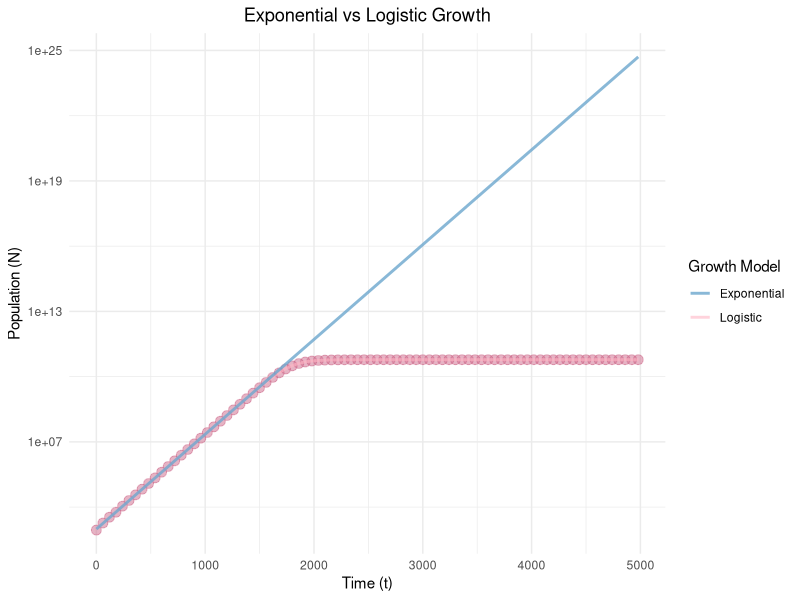

The R source for this figure:
## Producing single graph with Exponential and Logistic growth curves ##

install.packages("ggplot2") # Install ggplot2
library(ggplot2) # Load package

# Load data
growth_data <- read.csv("experiment.csv")

# Define the logistic growth function
logistic_fun <- function(t) {
  N <- (N0 * K * exp(r * t)) / (K - N0 + N0 * exp(r * t))
  return(N)
}

# Define the exponential growth function
exponential_fun <- function(t) {
  N <- N0 * exp(r * t)
  return(N)
}

# Parameter values
N0 <- exp(6.883e+00)
r <- 1.004e-02
K <- 6.00e+10

# Create the plot
ggplot(data = growth_data, aes(x = t, y = N)) +
  geom_point(alpha = 0.5, size = 3, colour = "#CD6889") +  
  stat_function(fun = logistic_fun, aes(colour = "Logistic"), size = 1, alpha = 0.6) +
  stat_function(fun = exponential_fun, aes(colour = "Exponential"), size = 1, alpha = 0.8) +
  scale_y_continuous(trans = 'log10') +  
  scale_colour_manual(values = c("Logistic" = "#FFb5C5", "Exponential" = "#6CA6CD")) +  
  labs(title = "Exponential vs Logistic Growth",
       x = "Time (t)",
       y = "Population (N)",
       colour = "Growth Model") +
  theme_minimal() +
  theme(plot.title = element_text(hjust = 0.5)) 
